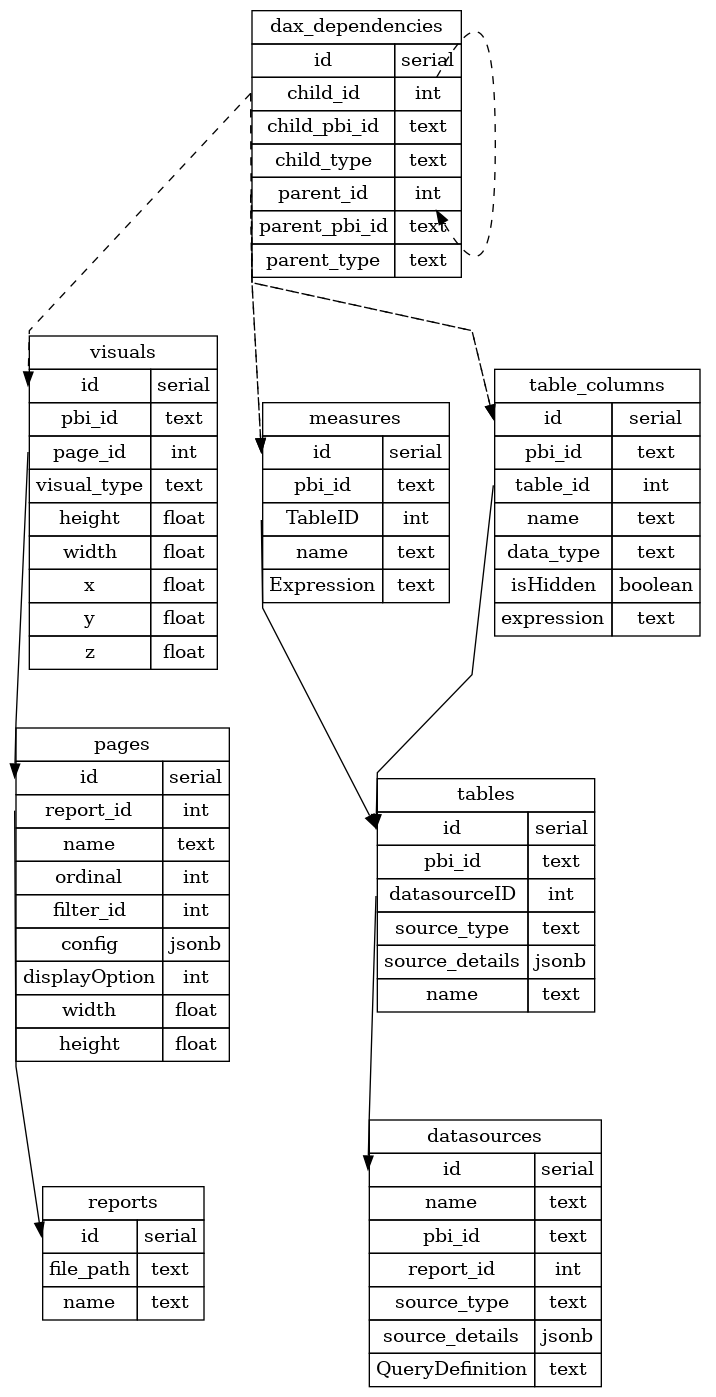

This chart was generated by the following Python code:
import graphviz
import jinja2

tables = [
    {
        "name": "reports",
        "rows": [
            ["id", "serial"],
            ["file_path", "text"],
            ["name", "text"],
        ],
    },
    {
        "name": "pages",
        "rows": [
            ["id", "serial"],
            ["report_id", "int"],
            ["name", "text"],
            ["ordinal", "int"],
            ["filter_id", "int"],
            ["config", "jsonb"],
            ["displayOption", "int"],
            ["width", "float"],
            ["height", "float"],
        ],
    },
    {
        "name": "visuals",
        "rows": [
            ["id", "serial"],
            ["pbi_id", "text"],
            ["page_id", "int"],
            ["visual_type", "text"],
            ["height", "float"],
            ["width", "float"],
            ["x", "float"],
            ["y", "float"],
            ["z", "float"],
        ],
    },
    {
        "name": "datasources",
        "rows": [
            ["id", "serial"],
            ["name", "text"],
            ["pbi_id", "text"],
            ["report_id", "int"],
            ["source_type", "text"],
            ["source_details", "jsonb"],
            ["QueryDefinition", "text"],
        ],
    },
    {
        "name": "tables",
        "rows": [
            ["id", "serial"],
            ["pbi_id", "text"],
            ["datasourceID", "int"],
            ["source_type", "text"],
            ["source_details", "jsonb"],
            ["name", "text"],
        ],
    },
    {
        "name": "measures",
        "rows": [
            ["id", "serial"],
            ["pbi_id", "text"],
            ["TableID", "int"],
            ["name", "text"],
            ["Expression", "text"],
        ],
    },
    {
        "name": "table_columns",
        "rows": [
            ["id", "serial"],
            ["pbi_id", "text"],
            ["table_id", "int"],
            ["name", "text"],
            ["data_type", "text"],
            ["isHidden", "boolean"],
            ["expression", "text"],
        ],
    },
    {
        "name": "dax_dependencies",
        "rows": [
            ["id", "serial"],
            ["child_id", "int"],
            ["child_pbi_id", "text"],
            ["child_type", "text"],
            ["parent_id", "int"],
            ["parent_pbi_id", "text"],
            ["parent_type", "text"],
        ],
    },
]
foreign_keys = [
    ["pages:report_id", "reports:id"],
    ["visuals:page_id", "pages:id"],
    ["tables:datasourceID", "datasources:id"],
    ["measures:TableID", "tables:id"],
    ["table_columns:table_id", "tables:id"],
    [
        "dax_dependencies:child_id-right",
        "dax_dependencies:parent_id-right",
        {"style": "dashed"},
    ],
    ["dax_dependencies:child_id", "visuals:id", {"style": "dashed"}],
    ["dax_dependencies:child_id", "measures:id", {"style": "dashed"}],
    ["dax_dependencies:child_id", "table_columns:id", {"style": "dashed"}],
    ["dax_dependencies:parent_id", "measures:id", {"style": "dashed"}],
    ["dax_dependencies:parent_id", "table_columns:id", {"style": "dashed"}],
]
table = jinja2.Template(
    """<
<TABLE BORDER="0" CELLBORDER="1" CELLSPACING="0" CELLPADDING="4">
        <TR><TD COLSPAN="2">{{name}}</TD></TR>
        {% for row in rows %}
            <TR>
                <TD PORT="{{row[0]}}">{{row[0]}}</TD>
                <TD PORT="{{row[0]}}-right">{{row[1]}}</TD>
            </TR>
        {% endfor %}
</TABLE>
>"""
)


def gen_table(dot, table_def):
    dot.node(table_def["name"], table.render(**table_def))


dot = graphviz.Digraph(
    "structs", node_attr={"shape": "plaintext"}, graph_attr={"splines": "polyline"}
)
for fk in foreign_keys:
    if len(fk) == 2:
        fk.append({})
    dot.edge(*fk[:2], **fk[2])
for definition in tables:
    gen_table(dot, definition)
dot.render("test", format="png")
